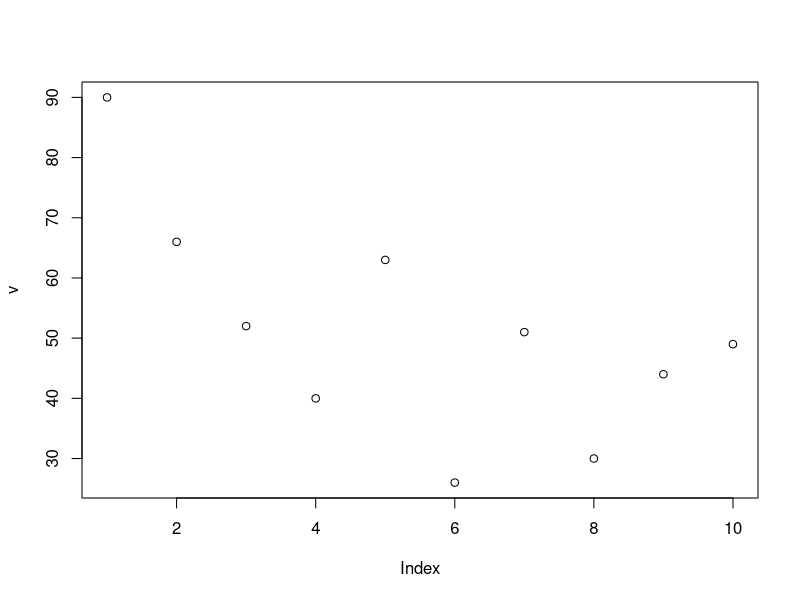
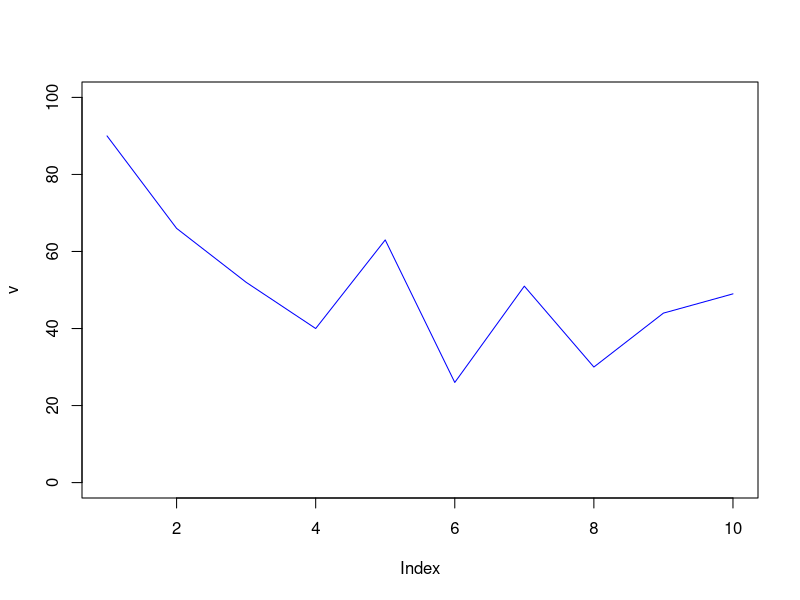
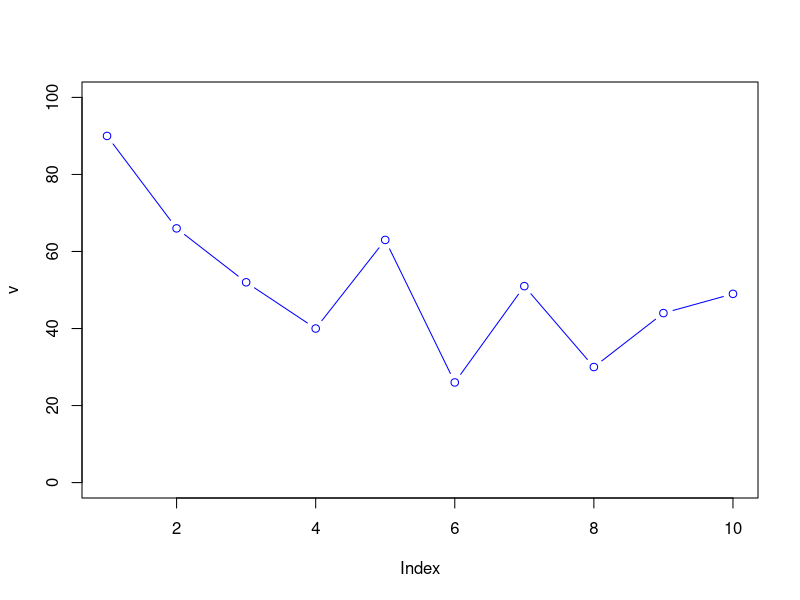
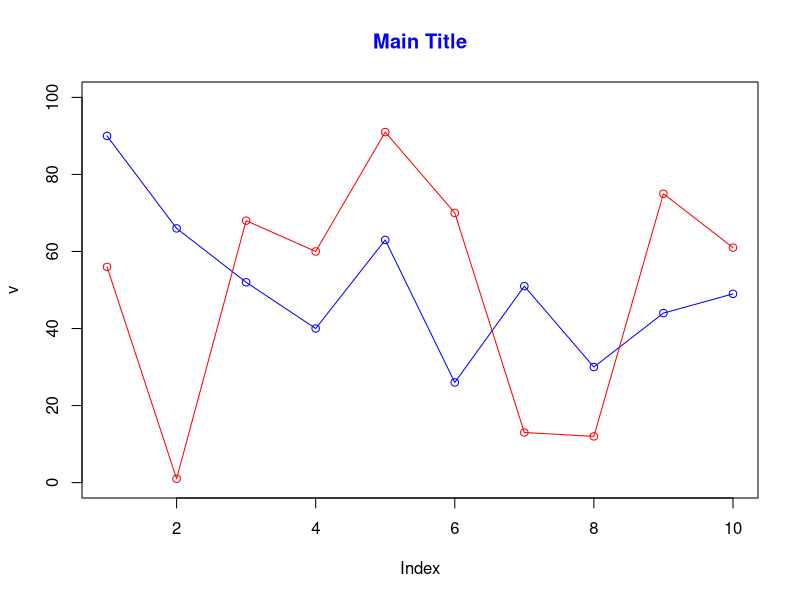

These figures' R source, in order:
v <- sample(1:100, 10)
v
plot(v)
plot(v,
     type = "l",
     col = "blue",
     ylim = c(0, 100))
plot(v,
     type = "b",
     col = "blue",
     ylim = c(0, 100))
plot(v,
     type = "o",
     col = "blue",
     ylim = c(0, 100))

x <- sample(1:100, 10)
lines(x, type = "o", col = "red")
title(main = "Main Title", col.main = "blue")